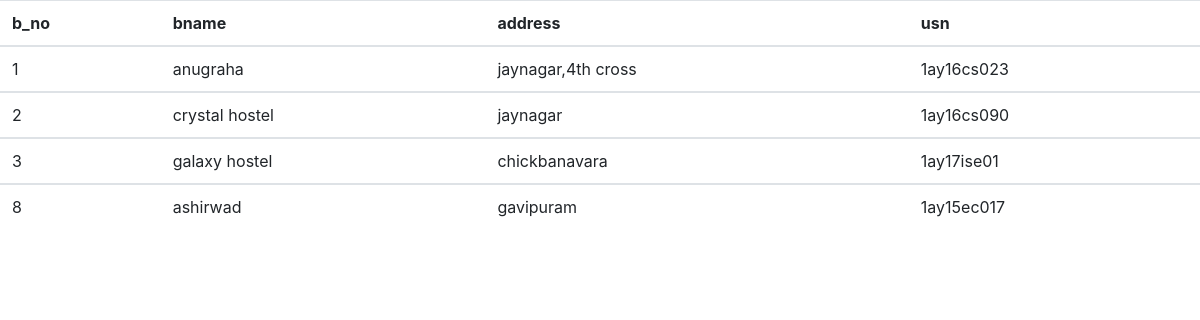
Screenshot of /php/disp1.php with the database file from the repository.
### tables this page shows
CREATE TABLE `hostel` (
  `b_no` int(5) NOT NULL,
  `bname` varchar(20) NOT NULL,
  `address` varchar(40) NOT NULL,
  `usn` varchar(10) NOT NULL
);

### php/disp1.php (the view, shortened to what this page needs)
   <html>
   <head>
        <link rel="stylesheet" href="https://stackpath.bootstrapcdn.com/bootstrap/4.1.3/css/bootstrap.min.css">
    </head>
    <body>
    <?php
$conn = new mysqli("localhost","root","","college");
$pr = "SELECT * FROM hostel";
$results=$conn->query($pr);
        ?>
        <table class="table">
        <thead>
    <tr>
      <th scope="col">b_no</th>
      <th scope="col">bname</th>
      <th scope="col">address</th>
       <th scope="col">usn</th>
    </tr>
  </thead>
   <?php
while($row = $results->fetch_assoc())   {
    echo "
  <tbody>
  <tr>
      <td>".$row['b_no']."</td>
      <td>".$row['bname']."</td>
      <td>".$row['address']."</td>
      <td>".$row['usn']."</td>
   </tr>
   ";}
  echo "</tbody>
</table>";
?>

### rows the page displays
hostel: b_no "1", bname "anugraha", address "jaynagar,4th cross", usn "1ay16cs023"
hostel: b_no "2", bname "crystal hostel", address "jaynagar", usn "1ay16cs090"
hostel: b_no "3", bname "galaxy hostel", address "chickbanavara", usn "1ay17ise01"
hostel: b_no "8", bname "ashirwad", address "gavipuram", usn "1ay15ec017"
